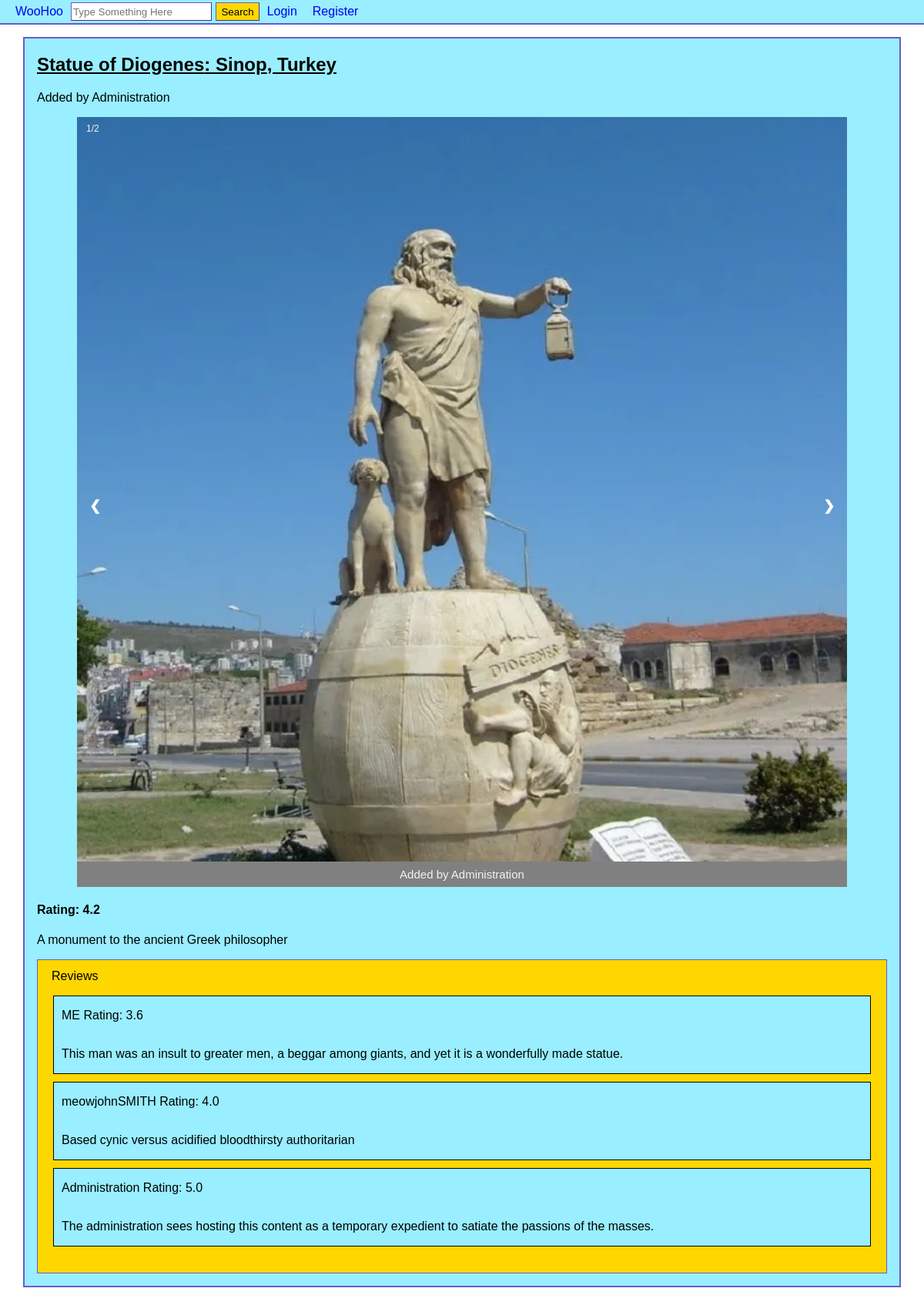
/place.php?place=9, run on the app's committed database.
### tables this page shows
CREATE TABLE `places` (
  `placeID` int(11) NOT NULL,
  `placeName` varchar(255) NOT NULL,
  `city` varchar(255) NOT NULL,
  `country` varchar(255) NOT NULL,
  `description` text DEFAULT NULL,
  `reviewScore` decimal(10,1) DEFAULT NULL,
  `userID` int(11) NOT NULL
);

CREATE TABLE `users` (
  `userID` int(11) NOT NULL,
  `username` varchar(255) NOT NULL,
  `email` varchar(255) NOT NULL,
  `password` varchar(255) NOT NULL,
  `dateRegistered` date NOT NULL
);

CREATE TABLE `pictures` (
  `pictureID` int(11) NOT NULL,
  `image` varchar(255) NOT NULL,
  `placeID` int(11) NOT NULL,
  `userID` int(11) NOT NULL
);

CREATE TABLE `reviews` (
  `reviewID` int(11) NOT NULL,
  `userID` int(11) NOT NULL,
  `placeID` int(11) NOT NULL,
  `score` decimal(10,1) DEFAULT NULL,
  `written` text DEFAULT NULL
);

### place.php (the view, shortened to what this page needs)
<?php
require('database.php');
$place = $_GET['place'];
try {
	$placeQ = "SELECT * FROM places WHERE placeID=" . $place;
	$s5 = $db->prepare($placeQ);
	$s5->execute();
	$results = $s5->fetchAll();
	if ($results == null) {
		header('location: place_404.php');
	} else $results = $results[0];
} catch (PDOException $ex) {
	if(!isset($_GET['logout'])) {
		throw $ex;
	}
	echo $ex->getMessage();
}
$pid = $results['placeID'];
?>
<!DOCTYPE html>
<html>
<head>
<link rel="stylesheet" href="style.css"/>
</head>
<body>
<header>
<?php include('header.php'); ?>
</header>
<div class="center">
<h2 style="text-decoration:underline;"><?php echo $results['placeName']; ?>: <?php echo $results['city']; ?>, <?php echo $results['country']; ?></h2>
<p>
<?php
$poster = $results['userID'];
$userQ = 'SELECT username FROM users WHERE userID='. $poster .' LIMIT 1';
$s1 = $db->prepare($userQ);
$s1->execute();
$username = $s1->fetchAll()[0];
if(!empty($username)){
echo 'Added by '. $username[0];
}
else{
echo 'Added by [Deleted]';
}
?></p>
<div class="slideshow-container">
<?php
$imgQ = "SELECT image, userID FROM pictures WHERE placeID=" . $results['placeID'];
$s2 = $db->prepare($imgQ);
$s2->execute();
$images = $s2->fetchAll();
$numImg = count($images);
$counter=1;
?>
<?php if(!empty($images[0]['image'])) : ?>
<?php
foreach($images as $img): ?>
<div class="mySlides fade">
     <div class="numbertext"><?php echo $counter.'/'.$numImg; ?></div>
     <img src="place_imgs/<?php
     	  $imgPath = $img['image'];
	  echo $imgPath;
	  ?>" alt="interesting" style="width:100%;">
      <div class="text">
      <?php
      $userQ = 'SELECT username FROM users WHERE userID='. $img['userID'] .' LIMIT 1';
      $s2 = $db->prepare($userQ);
      $s2->execute();
      $username = $s2->fetchAll()[0];
      if(!empty($username)){
      echo 'Added by '. $username[0];
      }
      else{
      echo 'Added by [Deleted]';
      }
      ?>
      </div>
</div>
<?php
$counter++;
endforeach;
?>
<a class="prev" onclick="plusSlides(-1)">&#10094;</a>
<a class="next" onclick="plusSlides(1)">&#10095;</a>
<?php endif; ?>
</div>
<h4>Rating: <?php
if(!is_null($results['reviewScore'])){
echo $results['reviewScore'];
}
else{
echo 'No ratings yet';
}
?></h4>
<p>
<?php echo $results['description']; ?>
</p>
<?php include('review.php'); ?>
</div>
</body>
</html>

### review.php (shortened to what this page needs)
<?php
$query = "SELECT * FROM reviews WHERE placeID=" . $pid;
$do = $db->prepare($query);
$do->execute();
$reviews = $do->fetchAll();
if (count($reviews) != 0) {
	$text = "Reviews";
} else $text = "No reviews have been written for this location.";
?>
<div id="reviewPane">
<div style="display:flex;">
	<span style="padding-left:8px;float:left;margin-top:2px;margin-left:10px"><?php echo $text; ?></span>
</div>
<ul class="reviewList" id="rlist">
	<?php foreach($reviews as $review) : ?>
		<?php
		$username = "[Deleted]";
		$query = "SELECT username FROM users WHERE userID=" . $review['userID'];
		$do = $db->prepare($query);
		$do->execute();
		$result = $do->fetchAll();
		if ($result != null) {
			$username = $result[0]['username'];
		}
		?>
		<li>
			<div class="review">
				<?php if($review['written'] != '' & $review['written'] != NULL) : ?>
				<div style="display:flex;width:100%;">
					<p style="float:left;"> <?php echo $username; echo "\tRating: "; echo $review['score']; ?> </p>
				</div>
				<p> <?php echo $review['written']; ?></p>
				<?php endif; ?>
			</div>
		</li>
	<?php endforeach; ?>
</ul>
<br/>
</div>

### style.css (style rules this page uses)
body { margin-top: 0px; margin-left: 0px; margin-right: 0px; }
.center { width: 95%; margin: 1em auto; padding: 1em; padding-top: 0; background-color: #99EEFF; border: 2px solid slateblue; }
#filters ul, li { padding: 0; list-style-type: none; }
.slideshow-container { max-width: 1000px; position: relative; margin: auto; }
.mySlides { display: none; }
.prev, .next { cursor: pointer; position: absolute; top: 50%; width: auto; margin-top: -22px; padding: 16px; color: white; font-weight: bold; font-size: 18px; transition: 0.6s ease; border-radius: 0 3px 3px 0; user-select: none; }
.next { right: 0; border-radius: 3px 0 0 3px; }
.text { color: #f2f2f2; background-color: grey; font-size: 15px; padding: 8px 12px; position: absolute; width: 100%; bottom:0; text-align: center; }
.numbertext { color: #f2f2f2; font-size: 12px; padding: 8px 12px; position: absolute; top: 0; }
.fade { -webkit-animation-name: fade; -webkit-animation-duration: 1.5s; animation-name: fade; animation-duration: 1.5s; }
* { box-sizing: border-box }
body { font-family: Verdana, sans-serif; margin:0 }
img { vertical-align: middle; }
.prev, .next { cursor: pointer; position: absolute; top: 50%; width: auto; padding: 16px; margin-top: -22px; color: white; font-weight: bold; font-size: 18px; transition: 0.6s ease; border-radius: 0 3px 3px 0; user-select: none; }

### header.php (style rules this page uses)
header { width: 100%; align-items: center; }

### review.php (style rules this page uses)
#reviewPane { background-color: rgb(255, 215, 0); padding-top: 10px; border: solid slateblue 1.5px; }
.reviewList { padding:0 20px 0 20px; }
.review { border: solid black 1.5px; margin-bottom: 10px; padding:0 10px 0 10px; background-color: #99EEFF; }

### data on the page
places: placeName "Statue of Diogenes", city "Sinop", country "Turkey", reviewScore "4.2", description "A monument to the ancient Greek philosopher"
users: username "Administration"
pictures: numImg "2", image (picture), userID.username "Administration"
reviews: userID.username "ME", score "3.6", written "This man was an insult to greater men, a beggar among giants, and yet it is a wonderfully made statue."
reviews: userID.username "meowjohnSMITH", score "4.0", written "Based cynic versus acidified bloodthirsty authoritarian"
reviews: userID.username "Administration", score "5.0", written "The administration sees hosting this content as a temporary expedient to satiate the passions of the masses."

### other printed values
$text "Reviews"
